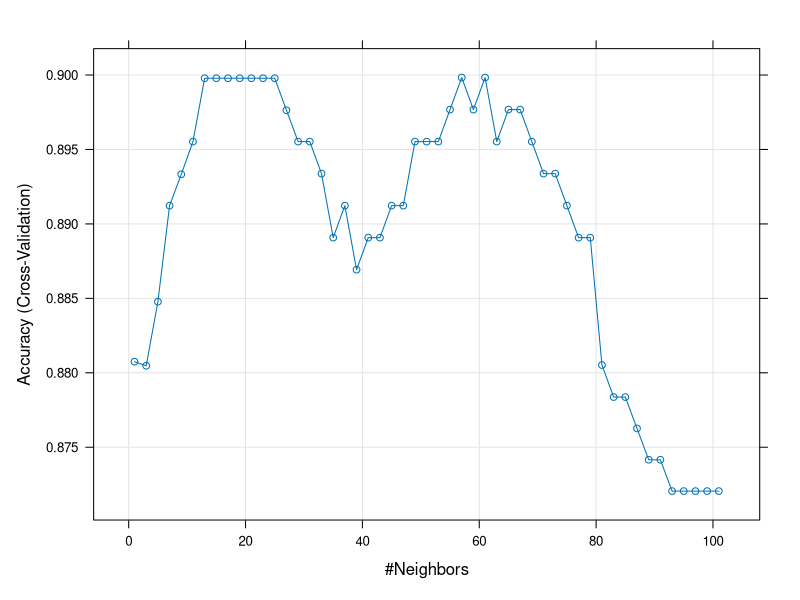
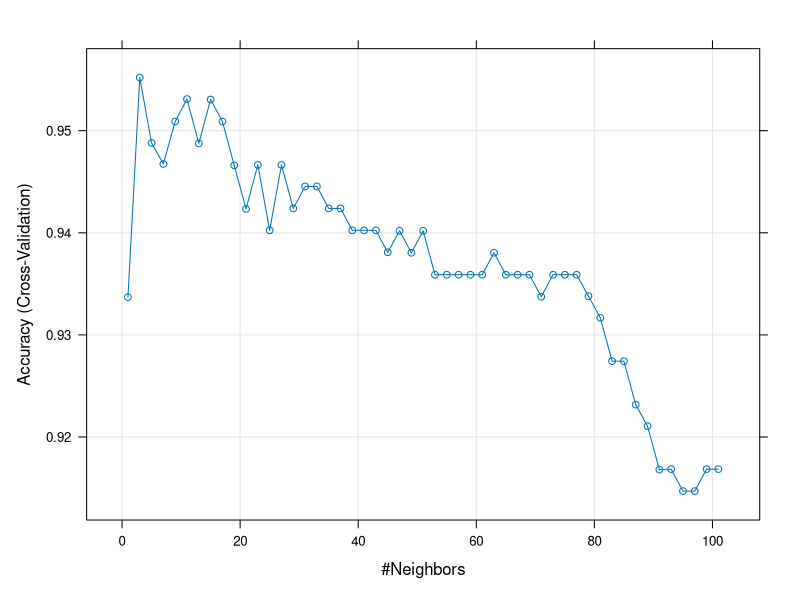

The R source for these figures, in order: (Note: this script raises an error after producing the figures.)
## ---- chunk 1
wisc_train<-read.csv('wisc-trn.csv')
wisc_test<-read.csv('wisc-tst.csv')
## ---- chunk 2
library(caret)
## ---- chunk 3
set.seed(1337)
knn_mod = train(
  class ~ .,
  data = wisc_train,
  method = "knn",
  trControl = trainControl(method = "cv", number = 5),
  tuneGrid = expand.grid(k = seq(1, 101, by = 2))
)
## ---- chunk 4
plot(knn_mod)
## ---- chunk 5
set.seed(1337)
knn_mod2 = train(
  class ~ .,
  data = wisc_train,
  method = "knn",
  trControl = trainControl(method = "cv", number = 5),
  preProcess = c("center", "scale"),
  tuneGrid = expand.grid(k = seq(1, 101, by = 2))
)
## ---- chunk 6
plot(knn_mod2)
## ---- chunk 7
library(randomForest)
## ---- chunk 8
set.seed(1337)
rf_mod = train(
  class ~ .,
  data = wisc_train,
  method = "rf",
  trControl = trainControl(method = "cv", number = 5),
  tuneGrid = expand.grid(mtry = seq(1, 10, by = 1))
)
## ---- chunk 9
get_best_result = function(caret_fit) {
  best = which(rownames(caret_fit$results) == rownames(caret_fit$bestTune))
  best_result = caret_fit$results[best, ]
  rownames(best_result) = NULL
  best_result
}
## ---- chunk 10
test_pred1 = predict(knn_mod, newdata = wisc_test)
## ---- chunk 11
test_pred2 = predict(knn_mod2, newdata = wisc_test)
## ---- chunk 12
prob = predict(rf_mod, newdata = wisc_test, type = "prob")[10, 2]
## ---- chunk 13
test_pred3 = predict(rf_mod, newdata = wisc_test)
result = confusionMatrix(test_pred3, wisc_test$class, positive = "M")
## ---- chunk 14
calc_acc = function(actual, predicted) {
  mean(actual == predicted)
}
## ---- chunk 15
calc_acc(actual = wisc_test$class, predicted = test_pred3)
